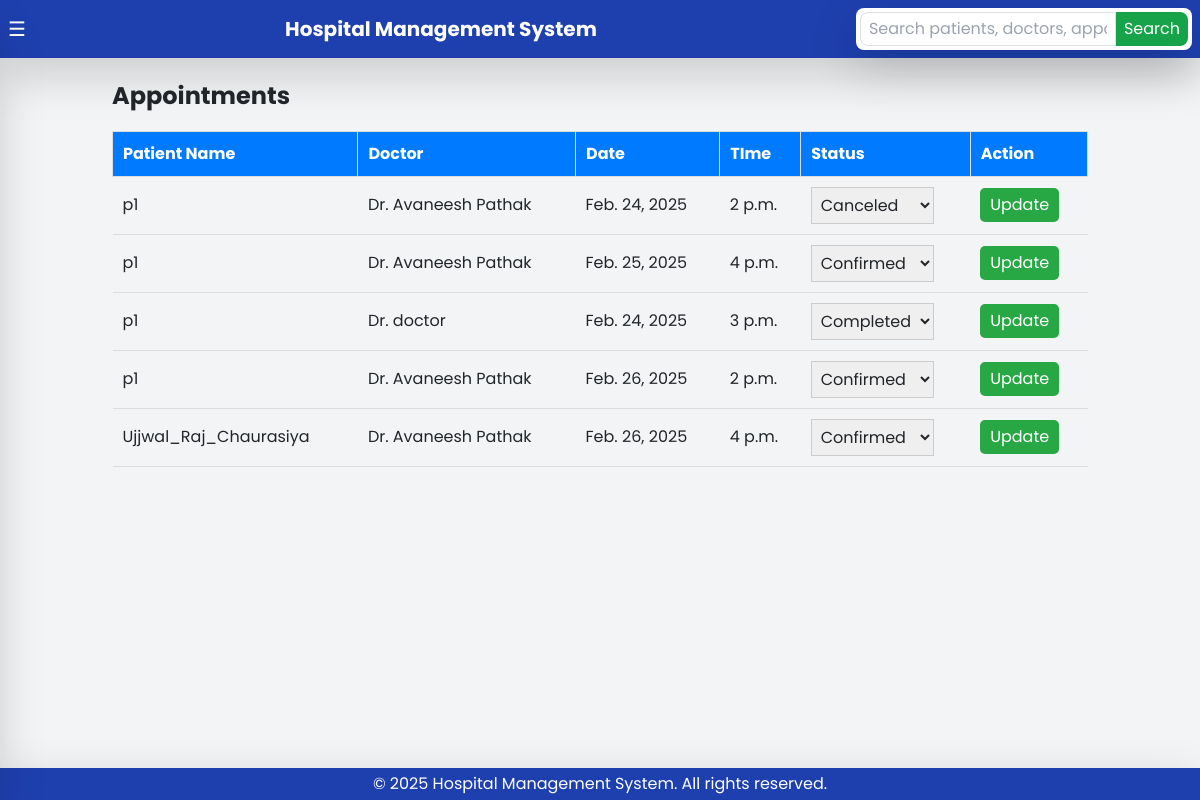
/appointments_update/, run on an earlier commit of the app's database.
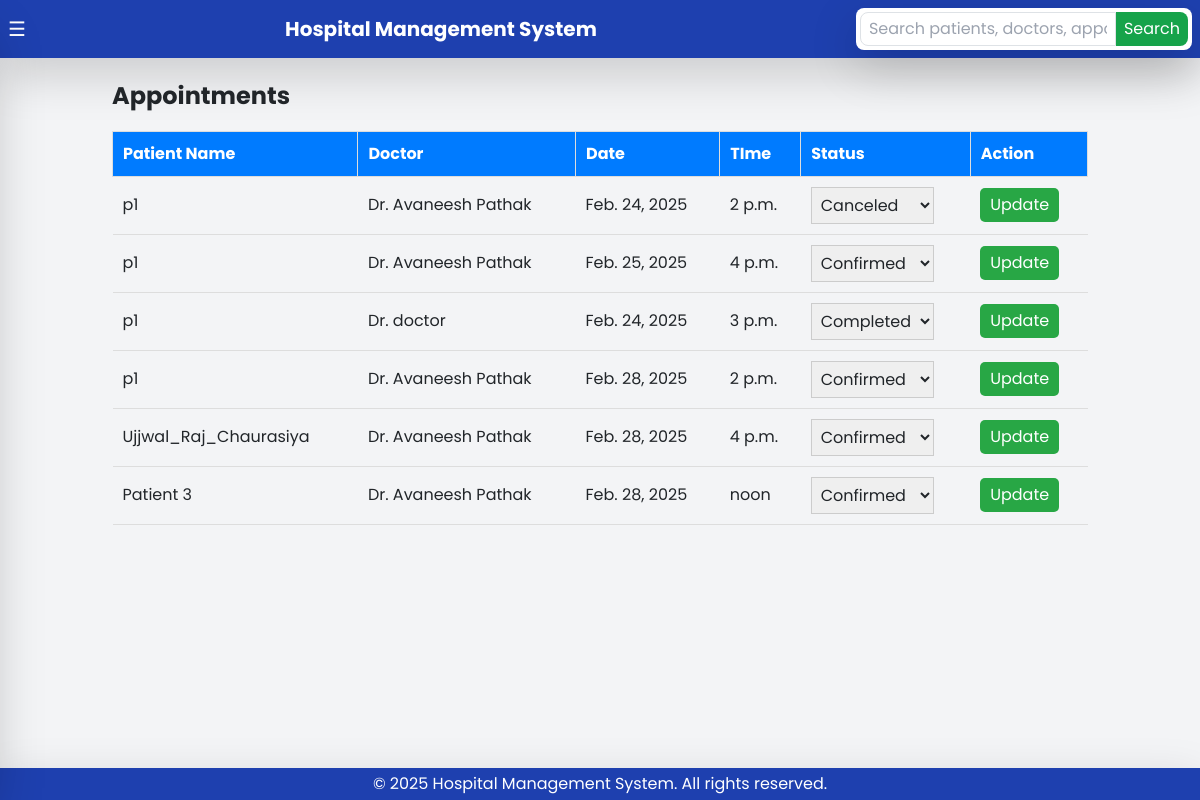
And on a later commit of the database.
### hms/models.py (models this page shows, shortened)
class Appointment(models.Model):
    STATUS_CHOICES = [
        ('pending', 'Pending'),
        ('confirmed', 'Confirmed'),
        ('completed', 'Completed'),
        ('canceled', 'Canceled'),
    ]
    patient = models.ForeignKey(Patient, on_delete=models.CASCADE, related_name="appointments")
    doctor = models.ForeignKey(Doctor, on_delete=models.CASCADE, related_name="appointments")
    date = models.DateField()
    time = models.TimeField(blank=True, null=True)
    status = models.CharField(max_length=20, choices=STATUS_CHOICES, default='pending')
    class Meta:
        unique_together = ("doctor", "date", "patient")

class Patient(models.Model):
    BLOOD_GROUP_CHOICES = [
        ('A+', 'A+'), ('A-', 'A-'), ('B+', 'B+'), ('B-', 'B-'),
        ('O+', 'O+'), ('O-', 'O-'), ('AB+', 'AB+'), ('AB-', 'AB-')
    ]
    RELATIONSHIP_CHOICES = [
        ('father', 'Father'),
        ('mother', 'Mother'),
        ('son', 'Son'),
        ('daughter', 'Daughter'),
        ('spouse', 'Spouse'),
        ('friend', 'Friend'),
        ('other', 'Other'),
    ]
    patient_code = models.CharField(max_length=15, unique=True, editable=False, blank=True, null=True)
    created_at = models.DateTimeField(default=now)
    user = models.OneToOneField(CustomUser, on_delete=models.CASCADE, related_name="patient")
    date_of_birth = models.DateField(blank=True, null=True)
    age = models.PositiveIntegerField(blank=True, null=True)  # Age field
    contact_number = models.CharField(max_length=15, blank=True, null=True)
    address = models.TextField(blank=True, null=True)
    gender = models.CharField(max_length=10, choices=CustomUser.GENDER_CHOICES, blank=True, null=True)
    aadhar_number = models.CharField(max_length=12, unique=True, validators=[MinLengthValidator(12)], blank=True, null=True)
    blood_group = models.CharField(max_length=3, blank=True, null=True, choices=BLOOD_GROUP_CHOICES)
    email = models.EmailField(unique=True, blank=True, null=True)
    allergies = models.TextField(blank=True, null=True)  # Known allergies
    medical_history = models.TextField(blank=True, null=True)  # Past medical history
    current_medications = models.TextField(blank=True, null=True)  # Current medications
    emergency_contact_name = models.CharField(max_length=255, blank=True, null=True)
    emergency_contact_number = models.CharField(max_length=15, blank=True, null=True)
    emergency_contact_relationship = models.CharField(max_length=50, blank=True, null=True, choices=RELATIONSHIP_CHOICES)
    accompanying_person_name = models.CharField(max_length=255, blank=True, null=True)
    accompanying_person_contact = models.CharField(max_length=15, blank=True, null=True)
    accompanying_person_relationship = models.CharField(max_length=50, blank=True, null=True, choices=RELATIONSHIP_CHOICES)
    accompanying_person_address = models.TextField(blank=True, null=True)
    profile_picture = models.ImageField(upload_to='patient_profiles/', blank=True, null=True)

class CustomUser(AbstractUser):
    GENDER_CHOICES = (
        ('male', 'Male'),
        ('female', 'Female'),
        ('other', 'Other'),
    )
    full_name = models.CharField(max_length=255, blank=True, null=True)
    contact_number = models.CharField(max_length=15, blank=True, null=True)
    address = models.TextField(blank=True, null=True)
    gender = models.CharField(max_length=10, choices=GENDER_CHOICES, blank=True, null=True)
    groups = models.ManyToManyField(Group, related_name="customuser_groups", blank=True)
    user_permissions = models.ManyToManyField(Permission, related_name="customuser_permissions", blank=True)

class Doctor(models.Model):
    created_at = models.DateTimeField(default=now)
    user = models.OneToOneField(CustomUser, on_delete=models.CASCADE, related_name="doctor")
    specialization = models.CharField(max_length=255)
    contact_number = models.CharField(max_length=15)
    availability = models.CharField(max_length=255, default="9 AM - 5 PM")
    def __str__(self):
        return f"Dr. {self.user.full_name} - {self.specialization}"

### hms/views.py (the view)
# urls.py: path('appointments_update/', views.appointments_update, name='appointments_update'),
def appointments_update(request):
    doctors  = Doctor.objects.all()
    appointments = Appointment.objects.all()
    print("Doctors in view:", doctors)  # Debugging line
    return render(request, 'hms/appointments.html', {'appointments': appointments, 'doctors': doctors })

### hms/templates/hms/appointments.html (shortened to what this page needs)
{% extends 'hms/base.html' %}
{% block content %}
    <h2 style="font-size: 24px; font-weight: bold; margin-bottom: 20px;">Appointments</h2>
    {% if appointments %}
        <form method="post" action="{% url 'update_appointment_status' %}">
            <table style="width: 100%; border-collapse: collapse; text-align: left;">
                <thead>
                    <tr style="background-color: #007bff; color: white;">
                        <th style="padding: 10px; border: 1px solid #ddd;">Patient Name</th>
                        <th style="padding: 10px; border: 1px solid #ddd;">Doctor</th>
                        <th style="padding: 10px; border: 1px solid #ddd;">Date</th>
                        <th style="padding: 10px; border: 1px solid #ddd;">TIme</th>
                        <th style="padding: 10px; border: 1px solid #ddd;">Status</th>
                        <th style="padding: 10px; border: 1px solid #ddd;">Action</th>
                    </tr>
                </thead>
                <tbody>
                    {% for appointment in appointments %}
                        <tr style="border-bottom: 1px solid #ddd;">
                            <td style="padding: 10px;">{{ appointment.patient.user.full_name }}</td>
                            <td style="padding: 10px;">Dr. {{ appointment.doctor.user.full_name }}</td>
                            <td style="padding: 10px;">{{ appointment.date }}</td>
                            <td style="padding: 10px;">{{ appointment.time }}</td>
                            <td style="padding: 10px;">
                                <select name="status_{{ appointment.id }}" style="padding: 5px; border: 1px solid #ccc;">
                                    <option value="confirmed" {% if appointment.status == "confirmed" %}selected{% endif %}>Confirmed</option>
                                    <option value="Completed" {% if appointment.status == "Completed" %}selected{% endif %}>Completed</option>
                                    <option value="Canceled" {% if appointment.status == "Canceled" %}selected{% endif %}>Canceled</option>
                                </select>
                            </td>
                            <td style="padding: 10px;">
                                <button type="submit" name="appointment_id" value="{{ appointment.id }}"
                                        style="background-color: #28a745; color: white; border: none; padding: 5px 10px; cursor: pointer; border-radius: 5px;">
                                    Update
                                </button>
                            </td>
                        </tr>
                    {% endfor %}
                </tbody>
            </table>
        </form>
    {% else %}
        <p style="color: red; font-weight: bold; margin-top: 20px;">No appointments available.</p>
    {% endif %}
{% endblock %}

What changed in the data, as far as the page shows it:
changed Appointment (number 4 of 6 on the later page): date "Feb. 26, 2025" → "Feb. 28, 2025"
changed Appointment "Ujjwal_Raj_Chaurasiya": date "Feb. 26, 2025" → "Feb. 28, 2025"
added Appointment: patient.user.full_name "Patient 3", doctor.user.full_name "Avaneesh Pathak", date "Feb. 28, 2025", time "noon", status+id "Confirmed"
